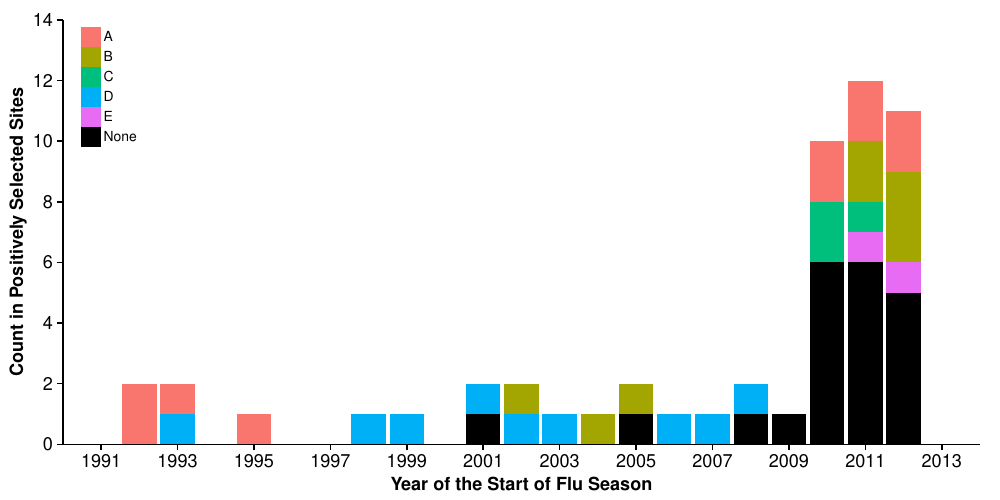

Recreate this plot in R.
rm(list = ls())
library(ggplot2)
library(grid)
library(cowplot)
require(latticeExtra)
mycols <- dput(ggplot2like(n = 5, h.start = 0, l = 65)$superpose.line$col)

cbbPalette <- c('A' = mycols[1], 'B' = mycols[2], 'C' = mycols[3], 'D' = mycols[4], 'E' = mycols[5], 'None' = "#000000")

setwd('~/Google Drive/Data/influenza_HA_evolution/')
ep.A<-c(122, 124, 126, 130, 131, 132, 133, 135, 137, 138, 140, 142, 143, 144, 145, 146, 150, 152, 168)
ep.B<-c(128, 129, 155, 156, 157, 158, 159, 160, 163, 164, 165, 186, 187, 188, 189, 190, 192, 193, 194, 196, 197, 198)
ep.C<-c(44, 45, 46, 47, 48, 50, 51, 53, 54, 273, 275, 276, 278, 279, 280, 294, 297, 299, 300, 304, 305, 307, 308, 309, 310, 311, 312)
ep.D<-c(96, 102, 103, 117, 121, 167, 170, 171, 172, 173, 174, 175, 176, 177, 179, 182, 201, 203, 207, 208, 209, 212, 213, 214, 215, 216, 217, 218, 219, 226, 227, 228, 229, 230, 238, 240, 242, 244, 246, 247, 248)
ep.E<-c(57, 59, 62, 63, 67, 75, 78, 80, 81, 82, 83, 86, 87, 88, 91, 92, 94, 109, 260, 261, 262, 265)
ep.total<-c(ep.A, ep.B, ep.C, ep.D, ep.E)

get.data <- function(this.folder) {
  start <- this.folder
  dirs <- list.files(start)
  
  year <- c()
  rate <- c()
  index <- c()
  p <- c()
  ep <- c()
  
  for(i in dirs[1:length(dirs)]) {
    if(substr(i, 1, 5) == 'rates' & i != 'rates_combined.dat'){
      dat <- read.table(paste(start, i, sep=''), sep=',', header=T, stringsAsFactors=F)
      dat$p.value <- p.adjust(dat$p.value, method='fdr')
      dat <- dat[17:566,]
      
      id <- rep('None', nrow(dat))
      id[ep.A] <- 'A'
      id[ep.B] <- 'B'
      id[ep.C] <- 'C'
      id[ep.D] <- 'D'
      id[ep.E] <- 'E'
      
      dat <- cbind(dat, index=1:nrow(dat), deparse.level=0)
      id <- id[dat$dN.dS > 1 & dat$p.value < 0.1]
      dat <- dat[dat$dN.dS > 1 & dat$p.value < 0.1, ]

      year <- append(year, rep(as.numeric(substr(i, 7, nchar(i) - 4)) + 1990, nrow(dat)))
      rate <- append(rate, dat$dN.dS)
      p <- append(p, dat$p.value)
      index <- append(index, dat$index)
      ep <- append(ep, id)
    }
  }
  
  return(data.frame(year=year, rate=rate, p=p, index=index, ep=ep, stringsAsFactors = FALSE))
}

df <- get.data('sequence_data/not_structure/omega/')
counts <- c()
years <- c()
id <- c()

for(i in unique(df$year)) {
  counts <- append(counts, as.vector(table(df$ep[df$year==i])))
  years <- append(years, rep(i, length(as.vector(table(df$ep[df$year==i])))))
  id <- append(id, unique(df$ep[df$year==i])[order(unique(df$ep[df$year==i]))])
}

plot.df <- data.frame(counts=counts, years=years, id=id)
plot.df <- plot.df[rev(order(plot.df$id)), ]

p <- ggplot(aes(x=years, y=counts, fill=factor(id)), data=plot.df) + geom_bar(stat='identity', position = "stack") +
  scale_colour_manual(values=cbbPalette) + 
  scale_fill_manual(values=cbbPalette)
p <- p + scale_x_continuous(breaks=seq(1991, 2014, 2), limits=c(1990, 2014), expand=c(0,0))
p <- p + scale_y_continuous(breaks=seq(0, 16, 2), limits=c(0, 14), expand=c(0,0))
p <- p + ylab('Count in Positively Selected Sites')
p <- p + xlab('Year of the Start of Flu Season')

p <- p + theme(legend.position = c(0.05, 0.85),
               legend.title=element_blank())

ggsave(p, file='~/Google Drive/Data/influenza_HA_evolution/analysis/site_v_time.pdf', width=10, height=5)